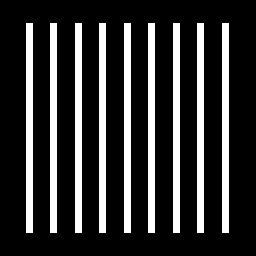
%> input picture Image Restoration/test_picture.tif, 256 x 256 px
$ octave issue.m   (GNU Octave 9; MATLAB toolbox functions it lacks are replaced by stand-ins)
%> lines starting %> are read from the running program, lines starting %| are printed output that depends on the picture; in (x1, y1, x2, y2) boxes, pixels count from 0 and x2, y2 are one past the last pixel; in counts of white or black regions, pixels touching at a corner belong together; the program's own positions count from 1
clc
clear

%% 导入原图并进行镜像填充
img_test = imread("test_picture.tif");
%> img_test is the input picture: size 256x256 uint8; 20.2% white; 9 white regions, largest, box (x1, y1, x2, y2) and area: (26, 23, 33, 233) 1470, (50, 23, 57, 233) 1470, (75, 23, 82, 233) 1470
figure;imshow(img_test);title("原图");

[w,h] = size(img_test);
%> w = 256; h = 256
img_pad = zeros(w+4,h+4);
img_pad(3:258,3:258) = img_test;
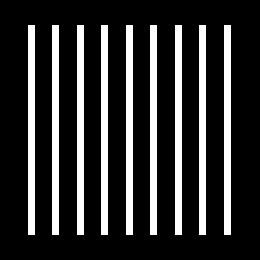
%> img_pad: size 260x260 double; 19.6% white; 9 white regions, largest, box (x1, y1, x2, y2) and area: (28, 25, 35, 235) 1470, (52, 25, 59, 235) 1470, (77, 25, 84, 235) 1470
img_pad = im2uint8(img_pad);

%% 5*5的谐波平均滤波器
[rows,cols] = size(img_pad);
%> rows = 260; cols = 260
img_harmonic = zeros(rows,cols);
sum = 0;
for i = 3:rows-2
    for j = 3:cols-2
        for m = 1:5
            for n =1:5
                sum = sum + 1/img_pad(i-3+m,j-3+n);
            end
        end
        img_harmonic(i,j) = 5*5/sum;
        sum = 0;
    end
end
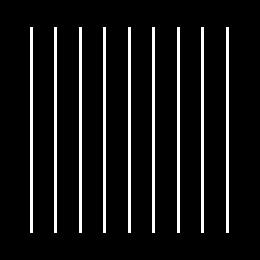
%> img_harmonic: size 260x260 double; 8.2% white; 9 white regions, largest, box (x1, y1, x2, y2) and area: (30, 27, 33, 233) 618, (54, 27, 57, 233) 618, (79, 27, 82, 233) 618
img_harmonic = img_harmonic(3:256,3:256);
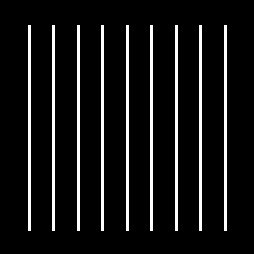
%> img_harmonic: size 254x254 double; 8.6% white; 9 white regions, largest, box (x1, y1, x2, y2) and area: (28, 25, 31, 231) 618, (52, 25, 55, 231) 618, (77, 25, 80, 231) 618
figure;imshow(img_harmonic);title("经过5*5谐波平均滤波器处理后的图像");

%% 5*5 Q=-1的反谐波平均滤波器
[rows,cols] = size(img_pad);
img_contra_harmonic = zeros(rows,cols);
sum_1 = 0;
sum_2 = 0;
Q = -1;
for i = 3:rows-2
    for j = 3:cols-2
        for m = 1:5
            for n =1:5
                sum_1 = sum_1 + (img_pad(i-3+m,j-3+n)).^(Q+1);
                sum_2 = sum_2 + 1/(img_pad(i-3+m,j-3+n));
            end
        end
        img_contra_harmonic(i,j) = sum_1/sum_2;
        sum_1 = 0;
        sum_2 = 0;
    end
end
img_contra_harmonic = img_contra_harmonic(3:256,3:256);
figure;imshow(img_contra_harmonic);title("经过5*5 Q=-1反谐波平均滤波器处理后的图像");

%% 5*5最大值滤波器
[rows,cols] = size(img_pad);
img_max= zeros(rows,cols);
max = -9999;
for i = 3:rows-2
    for j = 3:cols-2
        for m = 1:5
            for n =1:5
                if(img_pad(i-3+m,j-3+n)>max)
                    max = img_pad(i-3+m,j-3+n);
                end
            end
        end
        img_max(i,j) = max;
        max = -9999;
    end
end
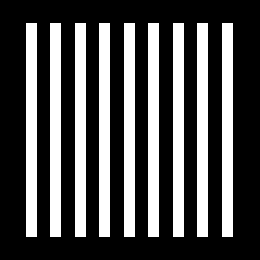
%> img_max: size 260x260 double; 31.3% white; 9 white regions, largest, box (x1, y1, x2, y2) and area: (26, 23, 37, 237) 2354, (50, 23, 61, 237) 2354, (75, 23, 86, 237) 2354
img_max = img_max(3:256,3:256);
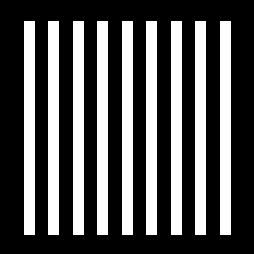
%> img_max: size 254x254 double; 32.8% white; 9 white regions, largest, box (x1, y1, x2, y2) and area: (24, 21, 35, 235) 2354, (48, 21, 59, 235) 2354, (73, 21, 84, 235) 2354
figure;imshow(img_max);title("经过5*5最大值滤波器处理后的图像");

%% 5*5中点滤波器
[rows,cols] = size(img_pad);
img_mid = zeros(rows,cols);
max = -9999;
min = 9999;
for i = 3:rows-2
    for j = 3:cols-2
        for m = 1:5
            for n =1:5
                if(img_pad(i-3+m,j-3+n)>max)
                    max = img_pad(i-3+m,j-3+n);
                end
                if(img_pad(i-3+m,j-3+n)<min)
                    min = img_pad(i-3+m,j-3+n);
                end
            end
        end
        img_mid(i,j) = 1/2 * (max + min);
        max = -9999;
        min = 9999;
    end
end
img_mid = img_mid(3:256,3:256);
figure;imshow(img_mid);title("经过5*5中点滤波器处理后的图像");
